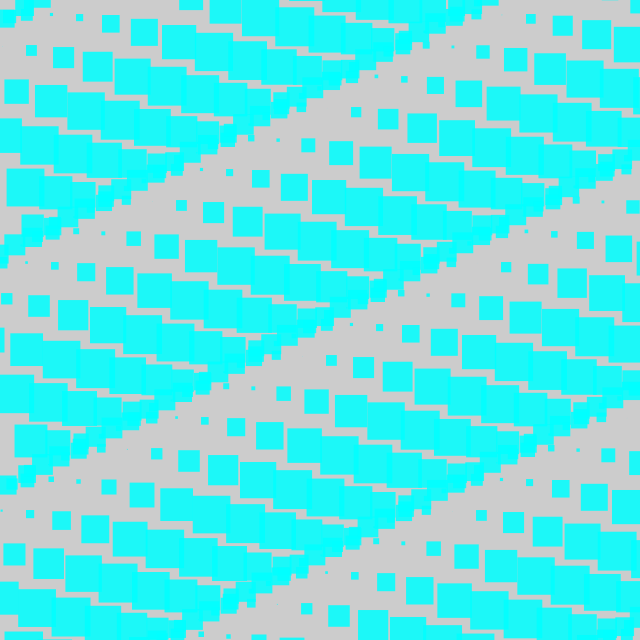
Frame 1 (no input)
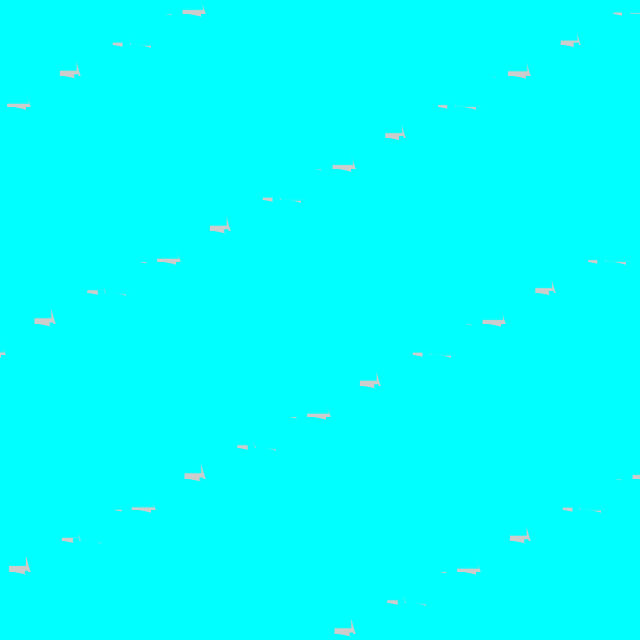
Frame 60 (the mouse pressed at the canvas centre just before this capture)
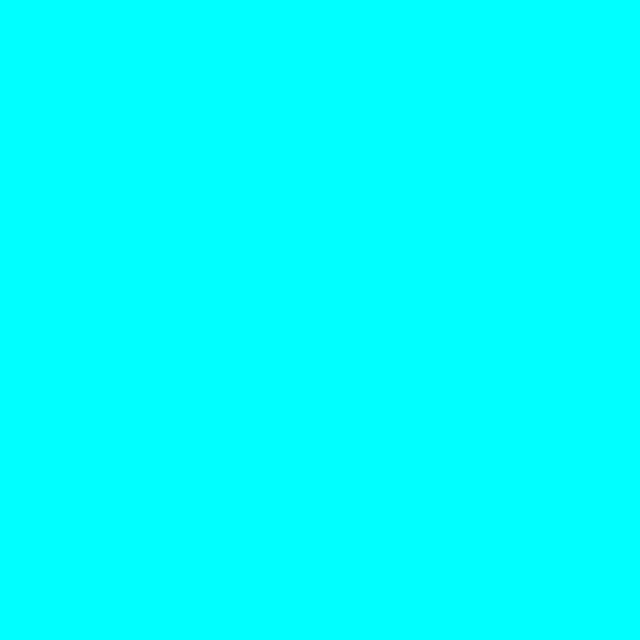
Frame 120 (the mouse held since frame 60 and released just before this capture)

The Processing sketch that drew these frames (run headless with seeded random() and noise(); from frame 60 on, the mouse is pressed at the canvas centre):

// Processing sketch: day047
// ── day047.pde
float t, p, x, y;
void setup() {
  size(640, 640);
  fill(#00FFFF, 220);
  noStroke();
}
void draw() {
  clear();
  for (x=0; x<676; x+=25)
    for (y=0; y<683; y+=31)
      square(x+(cos(t+(p=50*x+y+y))*24), y-(24-cos(t+p)*24), sin(t+p)*30+9);
  t+=PI/90;
}
